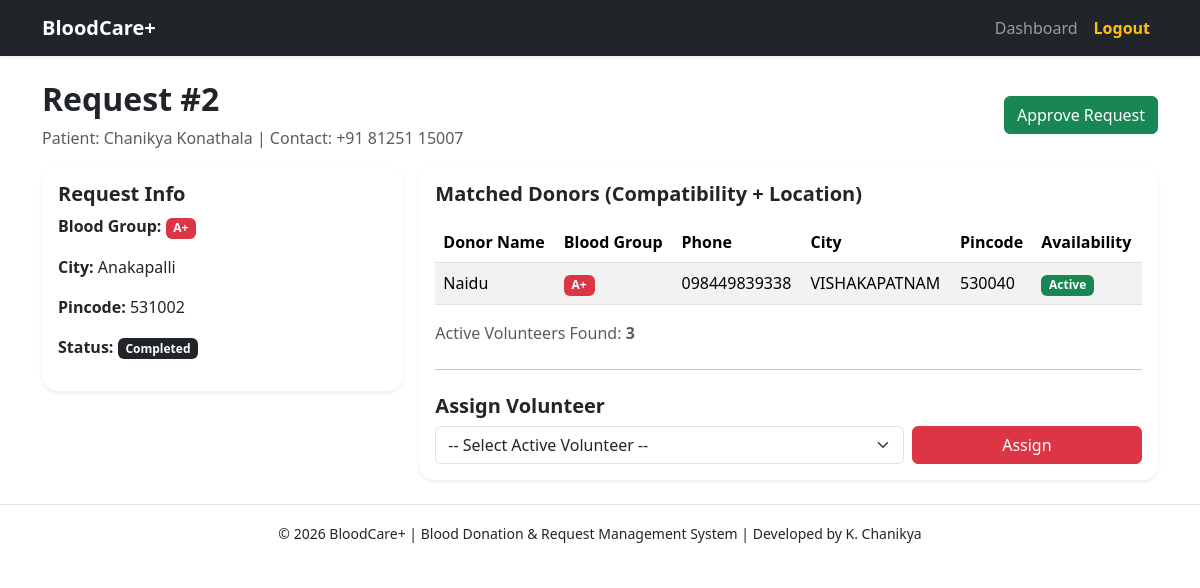
Page /admin/request/2 (signed in) on the committed database.
### models.py (models this page shows)
class BloodRequest(db.Model):
    __tablename__ = "blood_requests"
    request_id = db.Column(db.Integer, primary_key=True)
    requester_user_id = db.Column(db.Integer, db.ForeignKey("users.id"), nullable=False)
    patient_name = db.Column(db.String(120), nullable=False)
    contact_number = db.Column(db.String(20), nullable=False)
    blood_group_needed = db.Column(db.String(10), nullable=False)
    city = db.Column(db.String(100), nullable=False)
    pincode = db.Column(db.String(10), nullable=False)
    status = db.Column(db.String(20), default="Pending")
    requested_at = db.Column(db.DateTime, default=datetime.utcnow)
    requester = db.relationship("User", backref="requests")

class Donor(db.Model):
    __tablename__ = "donors"
    donor_id = db.Column(db.Integer, primary_key=True)
    user_id = db.Column(db.Integer, db.ForeignKey("users.id"), nullable=False)
    blood_group = db.Column(db.String(10), nullable=False)
    phone = db.Column(db.String(20), nullable=False)
    city = db.Column(db.String(100), nullable=False)
    pincode = db.Column(db.String(10), nullable=False)
    availability = db.Column(db.Boolean, default=True)
    last_donated_date = db.Column(db.DateTime, nullable=True)
    user = db.relationship("User", backref=db.backref("donor_profile", uselist=False))

class User(db.Model, UserMixin):
    __tablename__ = "users"
    id = db.Column(db.Integer, primary_key=True)
    name = db.Column(db.String(120), nullable=False)
    email = db.Column(db.String(120), unique=True, nullable=False)
    password_hash = db.Column(db.String(255), nullable=False)
    role = db.Column(db.String(30), nullable=False, default="donor")
    created_at = db.Column(db.DateTime, default=datetime.utcnow)

### app.py (the view)
@app.route("/admin/request/<int:request_id>")
@login_required
def admin_request_details(request_id):
    if current_user.role != "admin":
        flash("Access denied!", "danger")
        return redirect(url_for("dashboard"))
    req = BloodRequest.query.get_or_404(request_id)
    matched_donors = get_matching_donors(req.blood_group_needed, req.city, req.pincode)
    volunteers = Volunteer.query.filter_by(status="Active").all()
    return render_template(
        "admin/request_details.html",
        req=req,
        matched_donors=matched_donors,
        volunteers=volunteers
    )

### app.py (called while the page is built)
@login_manager.user_loader
def load_user(user_id):
    return User.query.get(int(user_id))

def get_matching_donors(blood_group_needed, city, pincode):
    donors = Donor.query.filter_by(availability=True).all()
    matched = []
    for d in donors:
        if d.blood_group == blood_group_needed:
            score = 0
            if d.city.lower() == city.lower():
                score += 2
            if d.pincode == pincode:
                score += 3
            matched.append((d, score))
    matched.sort(key=lambda x: x[1], reverse=True)
    return [m[0] for m in matched]

### templates/admin/request_details.html (shortened to what this page needs)
{% extends "base.html" %}
{% block content %}
<div class="d-flex justify-content-between align-items-center mb-3">
  <div>
    <h2 class="fw-bold">Request #{{ req.request_id }}</h2>
    <p class="text-muted mb-0">Patient: {{ req.patient_name }} | Contact: {{ req.contact_number }}</p>
  </div>
  <div>
    {% if req.status != "Approved" %}
      <a href="{{ url_for('approve_request', request_id=req.request_id) }}"
         class="btn btn-success">
        Approve Request
      </a>
    {% else %}
      <span class="badge bg-success p-2">Approved</span>
    {% endif %}
  </div>
</div>
<div class="row g-3">
  <div class="col-md-4">
    <div class="card shadow-sm border-0 rounded-4">
      <div class="card-body">
        <h5 class="fw-bold">Request Info</h5>
        <p><b>Blood Group:</b> <span class="badge bg-danger">{{ req.blood_group_needed }}</span></p>
        <p><b>City:</b> {{ req.city }}</p>
        <p><b>Pincode:</b> {{ req.pincode }}</p>
        <p><b>Status:</b> <span class="badge bg-dark">{{ req.status }}</span></p>
      </div>
    </div>
  </div>
  <div class="col-md-8">
    <div class="card shadow-sm border-0 rounded-4">
      <div class="card-body">
        <h5 class="fw-bold mb-3">Matched Donors (Compatibility + Location)</h5>
        {% if matched_donors %}
          <table class="table table-striped align-middle">
            <thead>
              <tr>
                <th>Donor Name</th>
                <th>Blood Group</th>
                <th>Phone</th>
                <th>City</th>
                <th>Pincode</th>
                <th>Availability</th>
              </tr>
            </thead>
            <tbody>
              {% for d in matched_donors %}
              <tr>
                <td>{{ d.user.name }}</td>
                <td><span class="badge bg-danger">{{ d.blood_group }}</span></td>
                <td>{{ d.phone }}</td>
                <td>{{ d.city }}</td>
                <td>{{ d.pincode }}</td>
                <td>
                  {% if d.availability %}
                    <span class="badge bg-success">Active</span>
                  {% else %}
                    <span class="badge bg-secondary">Inactive</span>
                  {% endif %}
                </td>
              </tr>
              {% endfor %}
            </tbody>
          </table>
        {% else %}
          <div class="alert alert-warning">
            No matching donors found for this request.
          </div>
        {% endif %}
        <p class="text-muted mt-3">
          Active Volunteers Found: <b>{{ volunteers|length }}</b>
        </p>
        <hr class="my-4">
        <h5 class="fw-bold">Assign Volunteer</h5>
        {% if volunteers %}
          <form method="POST" action="{{ url_for('assign_volunteer', request_id=req.request_id) }}">
            <div class="row g-2">
              <div class="col-md-8">
                <select name="volunteer_id" class="form-select" required>
                  <option value="">-- Select Active Volunteer --</option>
                </select>
              </div>
              <div class="col-md-4">
                <button class="btn btn-danger w-100">Assign</button>
              </div>
            </div>
          </form>
        {% else %}
          <div class="alert alert-danger mt-2">
            No Active Volunteers Found. Please register a volunteer and set status = <b>Active</b>.
          </div>
        {% endif %}
      </div>
    </div>
  </div>
</div>
{% endblock %}

### static/css/style.css (style rules this page uses)
body { font-family: "Segoe UI", sans-serif; }

### rows in the picture
BloodRequest: request_id "2", patient_name "Chanikya Konathala", contact_number "+91 81251 15007", blood_group_needed "A+", city "Anakapalli", pincode "531002", status "Completed"
Donor: user.name "Naidu", blood_group "A+", phone "098449839338", city "VISHAKAPATNAM", pincode "530040", availability "Active"

### other values in the picture
{{ volunteers|length }} "3"
